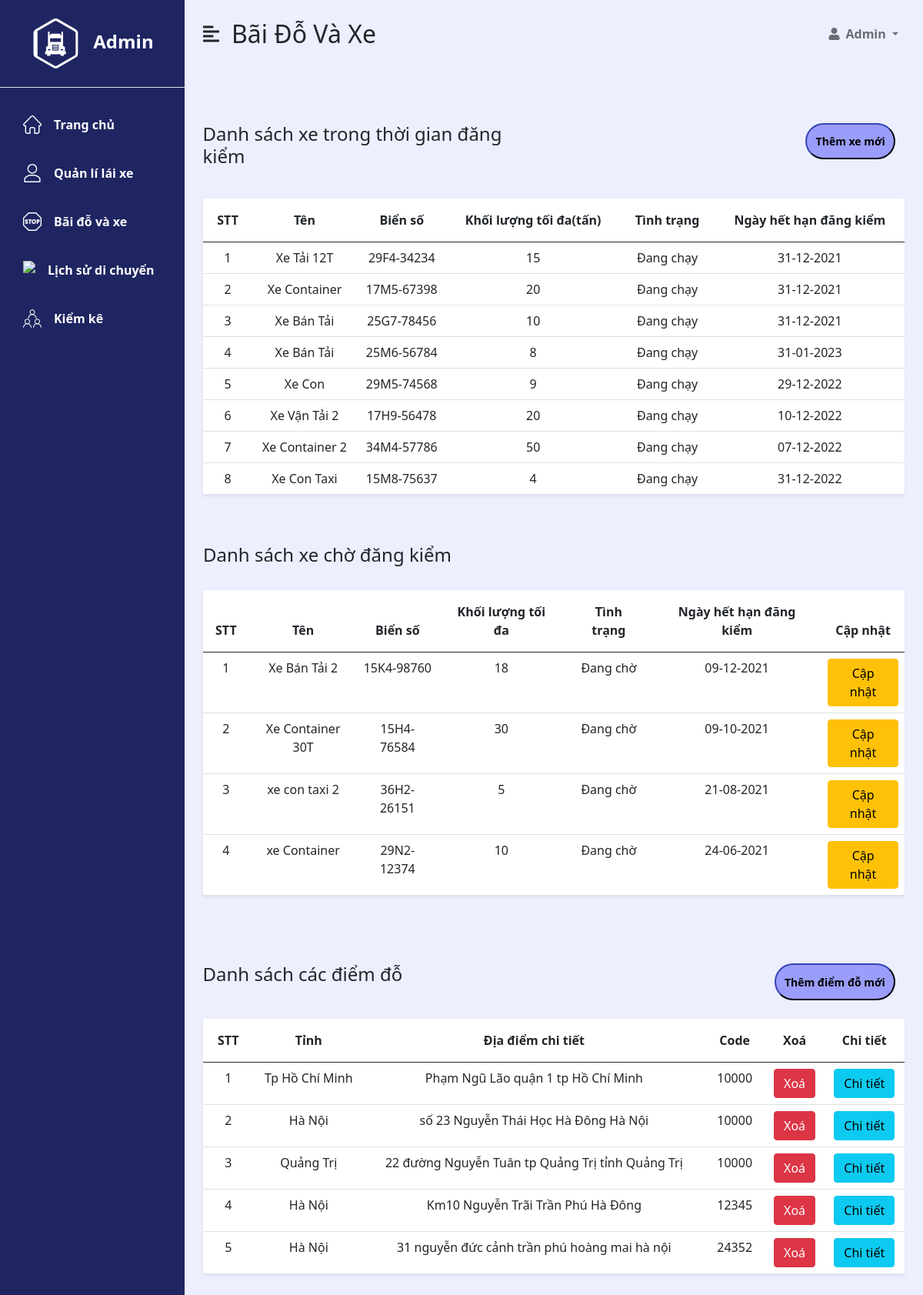
Screenshot of /Manager_Vehicle/view/manager_truck.php with the database file from the repository.
### tables this page shows
CREATE TABLE `tbl_truck` (
  `id` int(11) NOT NULL,
  `name` varchar(255) NOT NULL,
  `license_plate` varchar(255) NOT NULL,
  `height` int(11) NOT NULL,
  `max_weight` int(11) NOT NULL,
  `date_registery` datetime NOT NULL,
  `date_registery_expried` datetime NOT NULL,
  `status` int(11) DEFAULT NULL
);

CREATE TABLE `tbl_place` (
  `id` int(11) NOT NULL,
  `distric` varchar(255) NOT NULL,
  `province` varchar(255) NOT NULL,
  `code` varchar(255) NOT NULL,
  `address_details` varchar(255) NOT NULL,
  `logtitude` varchar(255) DEFAULT NULL,
  `latitude` varchar(255) DEFAULT NULL
);

### Manager_Vehicle/until/dbhelp.php (called while the page is built, shortened)
<?php
function executeResult($sql){
    $conn = mysqli_connect(HOST, USERNAME, PASSWORD, DATABASE);
    $result = mysqli_query($conn, $sql);
    while ($obj = mysqli_fetch_object($result)){
        $list[] = $obj;
    }
    return $list;
}

### Manager_Vehicle/view/manager_truck.php (the view, shortened to what this page needs)
<?php
include_once('../until/dbhelp.php');
function getTruckActive(){
    $sql1 = "SELECT * FROM tbl_truck WHERE date_registery_expried >  CURRENT_DATE";
    return executeResult($sql1);
}
function getTruckUnActive(){
    $sql2 = "SELECT * FROM tbl_truck WHERE date_registery_expried <  CURRENT_DATE";
    return executeResult($sql2);
}
function getPlace(){
    $sql3 = "SELECT * FROM tbl_place";
    return executeResult($sql3);
}
$listTruckActive = getTruckActive();
$listTruckUnActive = getTruckUnActive();
$listPlace = getPlace();
?>
<!DOCTYPE html>
<html lang="en">
<head>
    <?php include 'head.php' ?>
</head>
<body>
<div class="d-flex" id="wrapper">
    <?php include 'sidebar.php' ?>
    <div id="page-content-wrapper" style="background: #EDEFFF;">
        <nav class="navbar navbar-expand-lg navbar-light bg-transparent py-4 px-4">
            <div class="d-flex align-items-center">
                <i class="fas fa-align-left fs-4 me-3" id="menu-toggle"></i>
                <h2 class="fs-2 m-0">Bãi Đỗ Và Xe
            </div>
            <div class="collapse navbar-collapse" id="navbarSupportedContent">
                <ul class="navbar-nav ms-auto mb-2 mb-lg-0">
                    <li class="nav-item dropdown">
                        <a class="nav-link dropdown-toggle fw-bold" href="#" id="navbarDropdown"
                           role="button" data-bs-toggle="dropdown" aria-expanded="false">
                            <i class="fas fa-user me-2"></i>Admin
                        </a>
                    </li>
                </ul>
            </div>
        </nav>
        <div class="container-fluid px-4">
            <div class="row my-5">
                <div class="row g-3 my-2">
                    <div class="col-md-6">
                        <h3 class="fs-4 mb-3" style="margin-left: 0.22rem">Danh sách xe trong thời gian đăng kiểm</h3>
                    </div>
                    <div class="col-md-6" style="text-align: right">
                        <button onclick="showAddTruck()" style="color: black;padding: 0.7rem; font-weight: bold;font-size: 14px;background: #9A9DFA; cursor: pointer; border-color: #1E2561; border-radius: 2rem" >Thêm xe mới</button>
                    </div>
                </div>
                <div class="col" style="margin-top: 1rem;">
                    <table class="table bg-white rounded shadow-sm  table-hover">
                        <thead>
                        <tr>
                            <th scope="col" style="text-align: center; padding: 1rem;">STT</th>
                            <th scope="col" style="text-align: center; padding: 1rem;">Tên</th>
                            <th scope="col" style="text-align: center; padding: 1rem;">Biển số</th>
                            <th scope="col" style="text-align: center; padding: 1rem;">Khối lượng tối đa(tấn)</th>
                            <th scope="col" style="text-align: center; padding: 1rem;">Tình trạng</th>
                            <th scope="col" style="text-align: center; padding: 1rem;">Ngày hết hạn đăng kiểm</th>
                        </tr>
                        </thead>
                        <tbody>
                        <?php
                        $index = 1;
                        foreach ($listTruckActive as $truck_active) {
                            $status_truck = "Đang chạy";
                            ?>
                            <tr>
                                <td style="text-align: center; padding: 0.5rem;"><?= $index++ ?></td>
                                <td style="text-align: center; padding: 0.5rem;"><?= $truck_active ->name ?></td>
                                <td style="text-align: center; padding: 0.5rem;"><?= $truck_active -> license_plate ?></td>
                                <td style="text-align: center; padding: 0.5rem;"><?= $truck_active -> max_weight ?></td>
                                <td style="text-align: center; padding: 0.5rem;"><?= $status_truck ?></td>
                                <td style="text-align: center; padding: 0.5rem;"><?= date_format(date_create($truck_active -> date_registery_expried), 'd-m-Y')  ?></td>
                            </tr>
                        <?php } ?>
                        </tbody>
                    </table>
                </div>
            </div>
        </div>
        <div class="container-fluid px-4">
            <div class="row my-5">
                <h3 class="fs-4 mb-3">Danh sách xe chờ đăng kiểm</h3>
                <div class="col" style="margin-top: 1rem;">
                    <table class="table bg-white rounded shadow-sm  table-hover">
                        <thead>
                        <tr>
                            <th scope="col" style="text-align: center; padding: 1rem;">STT</th>
                            <th scope="col" style="text-align: center; padding: 1rem;">Tên</th>
                            <th scope="col" style="text-align: center; padding: 1rem;">Biển số</th>
                            <th scope="col" style="text-align: center; padding: 1rem;">Khối lượng tối đa</th>
                            <th scope="col" style="text-align: center; padding: 1rem;">Tình trạng</th>
                            <th scope="col" style="text-align: center; padding: 1rem;">Ngày hết hạn đăng kiểm</th>
                            <th scope="col" style="text-align: center; padding: 1rem;">Cập nhật</th>
                        </tr>
                        </thead>
                        <tbody>
                        <?php
                        $index = 1;
                        foreach ($listTruckUnActive as $truck) {
                            $status_truck = "Đang chạy";
                            if($truck -> status == 0) $status_truck = "Đang chờ"
                            ?>
                            <tr>
                                <td style="text-align: center; padding: 0.5rem;"><?= $index++ ?></td>
                                <td style="text-align: center; padding: 0.5rem;"><?= $truck ->name ?></td>
                                <td style="text-align: center; padding: 0.5rem;"><?= $truck -> license_plate ?></td>
                                <td style="text-align: center; padding: 0.5rem;"><?= $truck -> max_weight ?></td>
                                <td style="text-align: center; padding: 0.5rem;"><?= $status_truck ?></td>
                                <td style="text-align: center; padding: 0.5rem;"><?= date_format(date_create($truck -> date_registery_expried), 'd-m-Y')  ?></td>
                                <td style="text-align: center; padding: 0.5rem;">
                                    <a onclick="showUpdateDateTruck(<?= $truck -> id ?>)" type="date" class="btn btn-warning">Cập nhật</a>
                                </td>
                            </tr>
                        <?php } ?>
                        </tbody>
                    </table>
                </div>
            </div>
        </div>
        <div class="container-fluid px-4">
            <div class="row my-5">
                <div class="row g-3 my-2">
                    <div class="col-md-6">
                        <h3 class="fs-4 mb-3" style="margin-left: 0.22rem">Danh sách các điểm đỗ</h3>
                    </div>
                    <div class="col-md-6" style="text-align: right">
                        <button onclick="showAddPlace()" style="color: black;padding: 0.7rem; font-weight: bold;font-size: 14px;background: #9A9DFA; cursor: pointer; border-color: #1E2561; border-radius: 2rem" >Thêm điểm đỗ mới</button>
                    </div>
                </div>
                <div class="col" style="margin-top: 1rem;">
                    <table class="table bg-white rounded shadow-sm  table-hover">
                        <thead>
                        <tr>
                            <th scope="col" style="text-align: center; padding: 1rem;">STT</th>
                            <th scope="col" style="text-align: center; padding: 1rem;">Tỉnh</th>
                            <th scope="col" style="text-align: center; padding: 1rem;">Địa điểm chi tiết</th>
                            <th scope="col" style="text-align: center; padding: 1rem;">Code</th>
                            <th scope="col" style="text-align: center; padding: 1rem;">Xoá</th>
                            <th scope="col" style="text-align: center; padding: 1rem;">Chi tiết</th>
                        </tr>
                        </thead>
                        <tbody>
                        <?php
                        $index = 1;
                        foreach ($listPlace as $place) {
                            ?>
                            <tr>
                                <td style="text-align: center; padding: 0.5rem;"><?= $index++ ?></td>
                                <td style="text-align: center; padding: 0.5rem;"><?= $place ->province ?></td>
                                <td style="text-align: center; padding: 0.5rem;"><?= $place -> address_details ?></td>
                                <td style="text-align: center; padding: 0.5rem;"><?= $place -> code ?></td>
                                <td style="text-align: center; padding: 0.5rem;">
                                    <button name="check" class="btn btn-danger" onclick="DeletePlace(<?= $place -> id ?>)">Xoá</button>
                                </td>
                                <td style="text-align: center; padding: 0.5rem;">
                                    <a href="details_place.php?id=<?= $place -> id ?>" type="button" class="btn btn-info">Chi tiết</a>
                                </td>
                            </tr>
                        <?php } ?>
                        </tbody>
                    </table>
                </div>
            </div>
        </div>
    </div>
</div>
</body>
</html>

### Manager_Vehicle/view/style_admin.css (style rules this page uses)
:root { --main-bg-color: #474CC9; --main-text-color: #fff; --second-text-color: #0000; --second-bg-color: #1E2561; }
#wrapper { background-color: #E5E5E5; }
#page-content-wrapper { min-width: 100vw; }
#menu-toggle { cursor: pointer; }
@media (min-width: 768px) { #page-content-wrapper { min-width: 0; width: 100%; } }

### rows the page displays
tbl_truck: name "Xe Tải 12T", license_plate "29F4-34234", max_weight "15", status_truck "Đang chạy", date_registery_expried "31-12-2021"
tbl_truck: name "Xe Container", license_plate "17M5-67398", max_weight "20", status_truck "Đang chạy", date_registery_expried "31-12-2021"
tbl_truck: name "Xe Bán Tải", license_plate "25G7-78456", max_weight "10", status_truck "Đang chạy", date_registery_expried "31-12-2021"
tbl_truck: name "Xe Bán Tải", license_plate "25M6-56784", max_weight "8", status_truck "Đang chạy", date_registery_expried "31-01-2023"
tbl_truck: name "Xe Con", license_plate "29M5-74568", max_weight "9", status_truck "Đang chạy", date_registery_expried "29-12-2022"
tbl_truck: name "Xe Vận Tải 2", license_plate "17H9-56478", max_weight "20", status_truck "Đang chạy", date_registery_expried "10-12-2022"
tbl_truck: name "Xe Container 2", license_plate "34M4-57786", max_weight "50", status_truck "Đang chạy", date_registery_expried "07-12-2022"
tbl_truck: name "Xe Con Taxi", license_plate "15M8-75637", max_weight "4", status_truck "Đang chạy", date_registery_expried "31-12-2022"
tbl_truck: name "Xe Bán Tải 2", license_plate "15K4-98760", max_weight "18", status "Đang chờ", date_registery_expried "09-12-2021"
tbl_truck: name "Xe Container 30T", license_plate "15H4-76584", max_weight "30", status "Đang chờ", date_registery_expried "09-10-2021"
tbl_truck: name "xe con taxi 2", license_plate "36H2-26151", max_weight "5", status "Đang chờ", date_registery_expried "21-08-2021"
tbl_truck: name "xe Container", license_plate "29N2-12374", max_weight "10", status "Đang chờ", date_registery_expried "24-06-2021"
tbl_place: province "Tp Hồ Chí Minh", address_details "Phạm Ngũ Lão quận 1 tp Hồ Chí Minh", code "10000"
tbl_place: province "Hà Nội", address_details "số 23 Nguyễn Thái Học Hà Đông Hà Nội", code "10000"
tbl_place: province "Quảng Trị", address_details "22 đường Nguyễn Tuân tp Quảng Trị tỉnh Quảng Trị", code "10000"
tbl_place: province "Hà Nội", address_details "Km10 Nguyễn Trãi Trần Phú Hà Đông", code "12345"
tbl_place: province "Hà Nội", address_details "31 nguyễn đức cảnh trần phú hoàng mai hà nội", code "24352"
